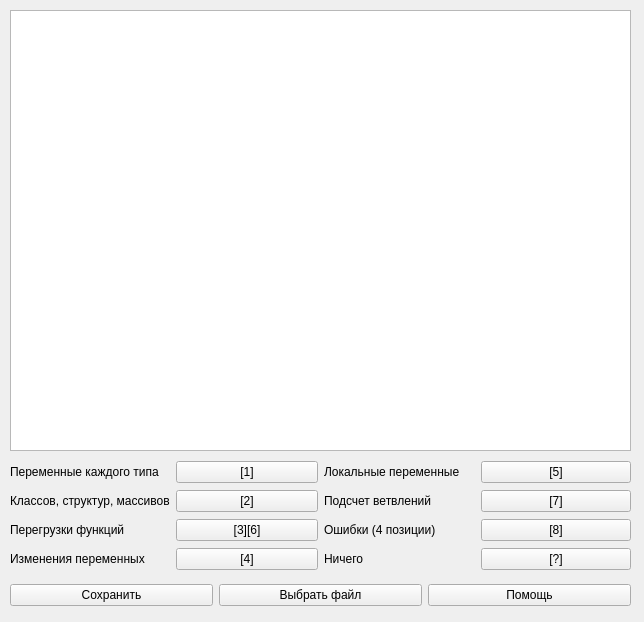
<?xml version="1.0" encoding="UTF-8"?>
<ui version="4.0">
 <class>MainWindow</class>
 <widget class="QMainWindow" name="MainWindow">
  <property name="geometry">
   <rect>
    <x>0</x>
    <y>0</y>
    <width>644</width>
    <height>622</height>
   </rect>
  </property>
  <property name="windowTitle">
   <string>MainWindow</string>
  </property>
  <widget class="QWidget" name="centralwidget">
   <widget class="QPlainTextEdit" name="textEdit">
    <property name="enabled">
     <bool>true</bool>
    </property>
    <property name="geometry">
     <rect>
      <x>10</x>
      <y>10</y>
      <width>621</width>
      <height>441</height>
     </rect>
    </property>
    <property name="layoutDirection">
     <enum>Qt::LeftToRight</enum>
    </property>
    <property name="verticalScrollBarPolicy">
     <enum>Qt::ScrollBarAsNeeded</enum>
    </property>
    <property name="horizontalScrollBarPolicy">
     <enum>Qt::ScrollBarAsNeeded</enum>
    </property>
    <property name="sizeAdjustPolicy">
     <enum>QAbstractScrollArea::AdjustToContents</enum>
    </property>
    <property name="tabChangesFocus">
     <bool>false</bool>
    </property>
    <property name="lineWrapMode">
     <enum>QPlainTextEdit::NoWrap</enum>
    </property>
    <property name="tabStopDistance">
     <double>13.333333000000000</double>
    </property>
   </widget>
   <widget class="QWidget" name="horizontalLayoutWidget">
    <property name="geometry">
     <rect>
      <x>10</x>
      <y>580</y>
      <width>621</width>
      <height>31</height>
     </rect>
    </property>
    <layout class="QHBoxLayout" name="horizontalLayout">
     <item>
      <widget class="QPushButton" name="saveTextButton">
       <property name="text">
        <string>Сохранить</string>
       </property>
      </widget>
     </item>
     <item>
      <widget class="QPushButton" name="choseFileButton">
       <property name="text">
        <string>Выбрать файл</string>
       </property>
      </widget>
     </item>
     <item>
      <widget class="QPushButton" name="helpButton">
       <property name="text">
        <string>Помощь</string>
       </property>
      </widget>
     </item>
    </layout>
   </widget>
   <widget class="QWidget" name="horizontalLayoutWidget_2">
    <property name="geometry">
     <rect>
      <x>10</x>
      <y>460</y>
      <width>621</width>
      <height>111</height>
     </rect>
    </property>
    <layout class="QHBoxLayout" name="horizontalLayout_2">
     <item>
      <layout class="QGridLayout" name="gridLayout_3">
       <item row="0" column="0">
        <widget class="QLabel" name="label_5">
         <property name="text">
          <string>Переменные каждого типа</string>
         </property>
        </widget>
       </item>
       <item row="1" column="1">
        <widget class="QPushButton" name="classStructArray_Button">
         <property name="text">
          <string>[2]</string>
         </property>
        </widget>
       </item>
       <item row="2" column="0">
        <widget class="QLabel" name="label">
         <property name="text">
          <string>Перегрузки функций</string>
         </property>
        </widget>
       </item>
       <item row="1" column="0">
        <widget class="QLabel" name="label_2">
         <property name="text">
          <string>Классов, структур, массивов</string>
         </property>
        </widget>
       </item>
       <item row="2" column="1">
        <widget class="QPushButton" name="funcProt_Button">
         <property name="text">
          <string>[3][6]</string>
         </property>
        </widget>
       </item>
       <item row="0" column="1">
        <widget class="QPushButton" name="variables_Button">
         <property name="text">
          <string>[1]</string>
         </property>
        </widget>
       </item>
       <item row="3" column="0">
        <widget class="QLabel" name="label_6">
         <property name="text">
          <string>Изменения переменных</string>
         </property>
        </widget>
       </item>
       <item row="3" column="1">
        <widget class="QPushButton" name="variablesEdit_Button">
         <property name="text">
          <string>[4]</string>
         </property>
        </widget>
       </item>
      </layout>
     </item>
     <item>
      <layout class="QGridLayout" name="gridLayout_2">
       <item row="1" column="1">
        <widget class="QPushButton" name="branching_Button">
         <property name="text">
          <string>[7]</string>
         </property>
        </widget>
       </item>
       <item row="0" column="0">
        <widget class="QLabel" name="label_3">
         <property name="text">
          <string>Локальные переменные</string>
         </property>
        </widget>
       </item>
       <item row="1" column="0">
        <widget class="QLabel" name="label_4">
         <property name="text">
          <string>Подсчет ветвлений</string>
         </property>
        </widget>
       </item>
       <item row="3" column="1">
        <widget class="QPushButton" name="mistakes_Button_2">
         <property name="text">
          <string>[?]</string>
         </property>
        </widget>
       </item>
       <item row="0" column="1">
        <widget class="QPushButton" name="localVariable_Button">
         <property name="text">
          <string>[5]</string>
         </property>
        </widget>
       </item>
       <item row="2" column="0">
        <widget class="QLabel" name="label_7">
         <property name="text">
          <string>Ошибки (4 позиции)</string>
         </property>
        </widget>
       </item>
       <item row="3" column="0">
        <widget class="QLabel" name="label_8">
         <property name="text">
          <string>Ничего</string>
         </property>
        </widget>
       </item>
       <item row="2" column="1">
        <widget class="QPushButton" name="mistakes_Button">
         <property name="text">
          <string>[8]</string>
         </property>
        </widget>
       </item>
      </layout>
     </item>
    </layout>
   </widget>
  </widget>
  <widget class="QMenuBar" name="menubar">
   <property name="enabled">
    <bool>false</bool>
   </property>
   <property name="geometry">
    <rect>
     <x>0</x>
     <y>0</y>
     <width>644</width>
     <height>25</height>
    </rect>
   </property>
  </widget>
 </widget>
 <resources/>
 <connections/>
</ui>
